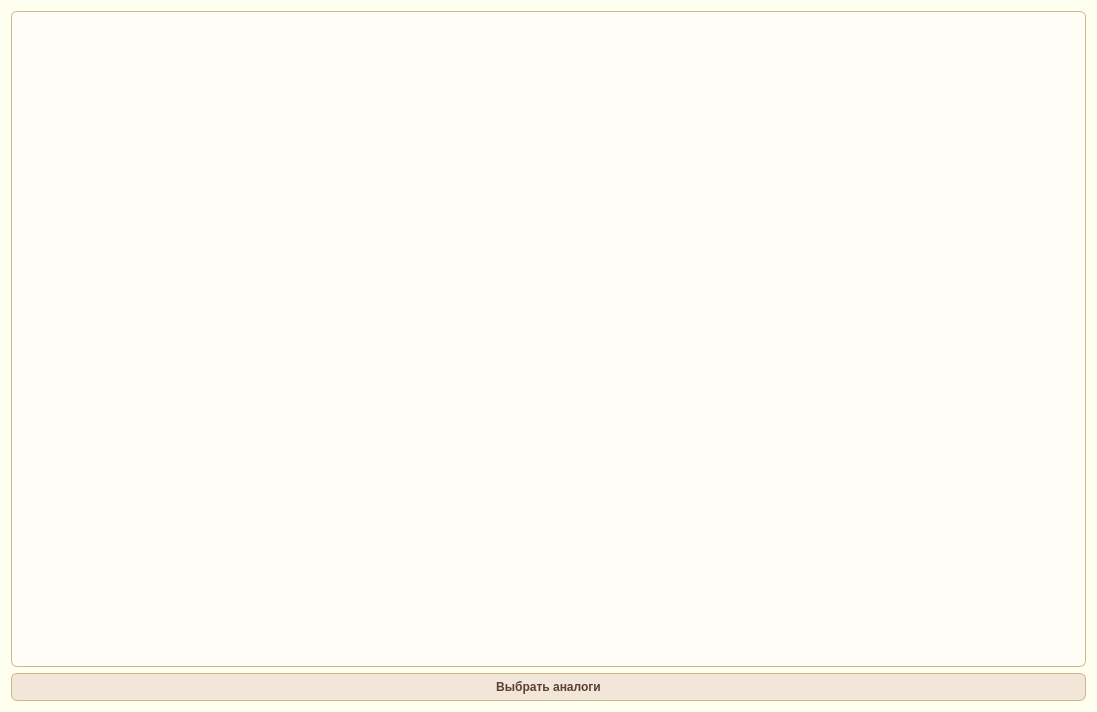
<?xml version="1.0" encoding="UTF-8"?>
<ui version="4.0">
 <class>Dialog</class>
 <widget class="QDialog" name="Dialog">
  <property name="geometry">
   <rect>
    <x>0</x>
    <y>0</y>
    <width>1097</width>
    <height>712</height>
   </rect>
  </property>
  <property name="windowTitle">
   <string>Dialog</string>
  </property>
  <property name="styleSheet">
   <string notr="true">QMenuBar {
    background-color: #fdfdfd;
    border: 1px solid #cccccc;
}

QMenuBar::item {
    spacing: 4px;
    padding: 6px 14px;
    background: transparent;
    color: #333;
}

QMenuBar::item:selected {
    background: #cce0ff;
    color: #000;
    border-radius: 6px;
}

QMenu {
    background-color: #ffffff;
    border: 1px solid #c0c0c0;
    padding: 4px;
    border-radius: 6px;
}

QMenu::item {
    padding: 6px 18px;
    background-color: transparent;
    color: #333;
    border-radius: 4px;
}

QMenu::item:selected {
    background-color: #e6f0ff;
    color: #000;
}
QWidget {
    background-color: #fffff0;
}

</string>
  </property>
  <layout class="QVBoxLayout" name="verticalLayout_3">
   <item>
    <widget class="QTableWidget" name="tableWidget_analogs">
     <property name="styleSheet">
      <string notr="true"> QTableWidget {
    background-color: #fffdf5;         /* слегка тёплый фон */
    color: #5c4033;                    /* основной тёплый текст */
    border: 1px solid #d2b48c;         /* светло-коричневая рамка */
    border-radius: 6px;
    padding: 10px;
    font-size: 14px;
    font-family: &quot;Segoe UI&quot;, &quot;Arial&quot;, sans-serif;
}
QHeaderView::section {
    background-color: #fffdf5;
    color: #5c4033;
    padding: 2px;
    font-size: 13px;
    font-family: &quot;Segoe UI&quot;, &quot;Arial&quot;, sans-serif;
}
</string>
     </property>
    </widget>
   </item>
   <item>
    <widget class="QPushButton" name="pushButton_analog_OK">
     <property name="styleSheet">
      <string notr="true">QPushButton {
    background-color: #f2e6d8;       /* тёплый светлый бежевый */
    color: #5c4033;                  /* тот же шоколадный, как и в QLabel */
    border: 1px solid #d2b48c;       /* светло-коричневая рамка */
    border-radius: 6px;
    padding: 6px 12px;
    font-size: 12px;
    font-weight: bold;
}

QPushButton:hover {
    background-color: #e6d2b5;       /* чуть темнее при наведении */
}

QPushButton:pressed {
    background-color: #d4b899;       /* эффект нажатия */
}

QPushButton:disabled {
    background-color: #f5f5f5;
    color: #aaa;
    border: 1px solid #ddd;
}
</string>
     </property>
     <property name="text">
      <string>Выбрать аналоги</string>
     </property>
    </widget>
   </item>
  </layout>
 </widget>
 <resources/>
 <connections/>
</ui>
